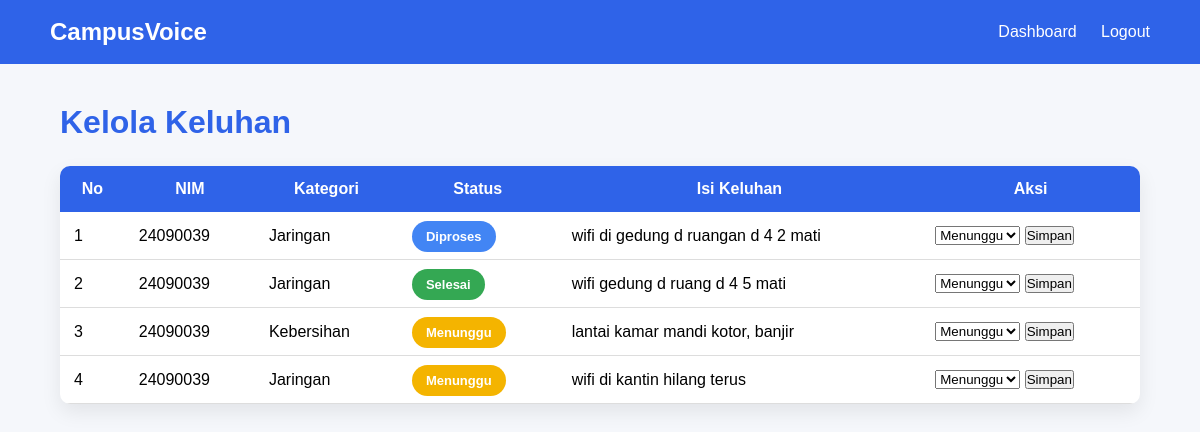
Page /kelola_keluhan (signed in) on the earlier database version.
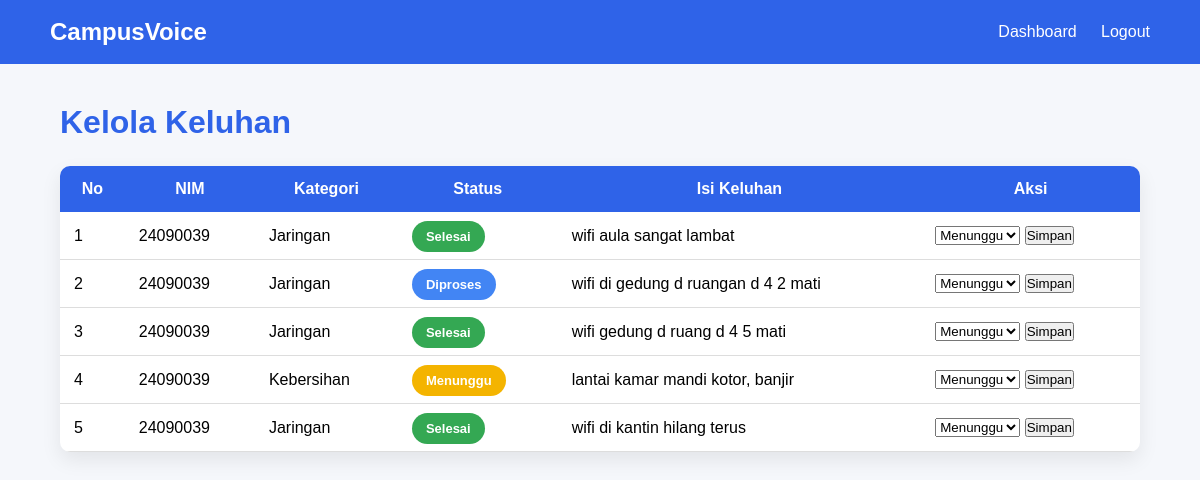
Same page on the later database version.
### tables this page shows
CREATE TABLE keluhan(
        id INTEGER PRIMARY KEY AUTOINCREMENT,
        nim TEXT NOT NULL,
        isi_keluhan TEXT NOT NULL,
        kategori TEXT NOT NULL,
        status TEXT DEFAULT 'Menunggu',
        tanggal DATETIME DEFAULT CURRENT_TIMESTAMP,
        FOREIGN KEY (nim)
        REFERENCES users(nim)
    );

### app.py (the view)
@app.route("/kelola_keluhan")
def kelola_keluhan():
    if "role" not in session:
        return redirect("/login")
    if session["role"] != "admin":
        return redirect("/dashboard")
    data = get_semua_keluhan()
    return render_template(
        "kelola_keluhan.html",
        data=data
    )

### database.py (called while the page is built)
def get_connection():
    conn = sqlite3.connect(DATABASE)
    conn.row_factory = sqlite3.Row
    return conn

def get_semua_keluhan():
    conn = get_connection()
    cursor = conn.cursor()
    cursor.execute("""

    SELECT * FROM keluhan ORDER BY tanggal DESC
    """)
    data = cursor.fetchall()
    conn.close()
    return data

### templates/kelola_keluhan.html (shortened to what this page needs)
<!DOCTYPE html>
<html lang="en">
<head>
    <link rel="stylesheet" href="{{ url_for('static', filename='css/riwayat.css') }}">
</head>
<body>
    <header>
        <h2>
            CampusVoice
        </h2>
        <nav>
            <a href="/dashboard">Dashboard</a>
            <a href="/logout">Logout</a>
        </nav>
    </header>
    <div class="container">
        <h1>Kelola Keluhan</h1>
        <table>
            <thead>
                <tr>
                    <th>No</th>
                    <th>NIM</th>
                    <th>Kategori</th>
                    <th>Status</th>
                    <th>Isi Keluhan</th>
                    <th>Aksi</th>
                </tr>
            </thead>
            <tbody>
                {% for row in data %}
                <tr>
                    <td>{{ loop.index }}</td>
                    <td>{{ row.nim }}</td>
                    <td>{{ row.kategori }}</td>
                    <td>
                        <span class="status
                        {% if row['status']=='Menunggu' %} menunggu
                        {% elif row['status']=='Diproses' %} diproses
                        {% else %} selesai
                        {% endif %}">
                        {{ row["status"] }}
                        </span>
                        </td>
                    <td>{{ row["isi_keluhan"] }}</td>
                    <td>
                        <form
                            action="{{ url_for('ubah_status', id=row['id']) }}"
                            method="POST">
                            <select name="status">
                            <option>Menunggu</option>
                            </select>
                            <button type="submit">Simpan</button>
                        </form>
                    </td>
                </tr>
                {% endfor %}
            </tbody>
        </table>
    </div>
</body>
</html>

Differences in the rows shown:
added keluhan: nim "24090039", kategori "Jaringan", status "Selesai", isi_keluhan "wifi aula sangat lambat"
changed keluhan "wifi di kantin hilang terus": status "Menunggu" → "Selesai"
